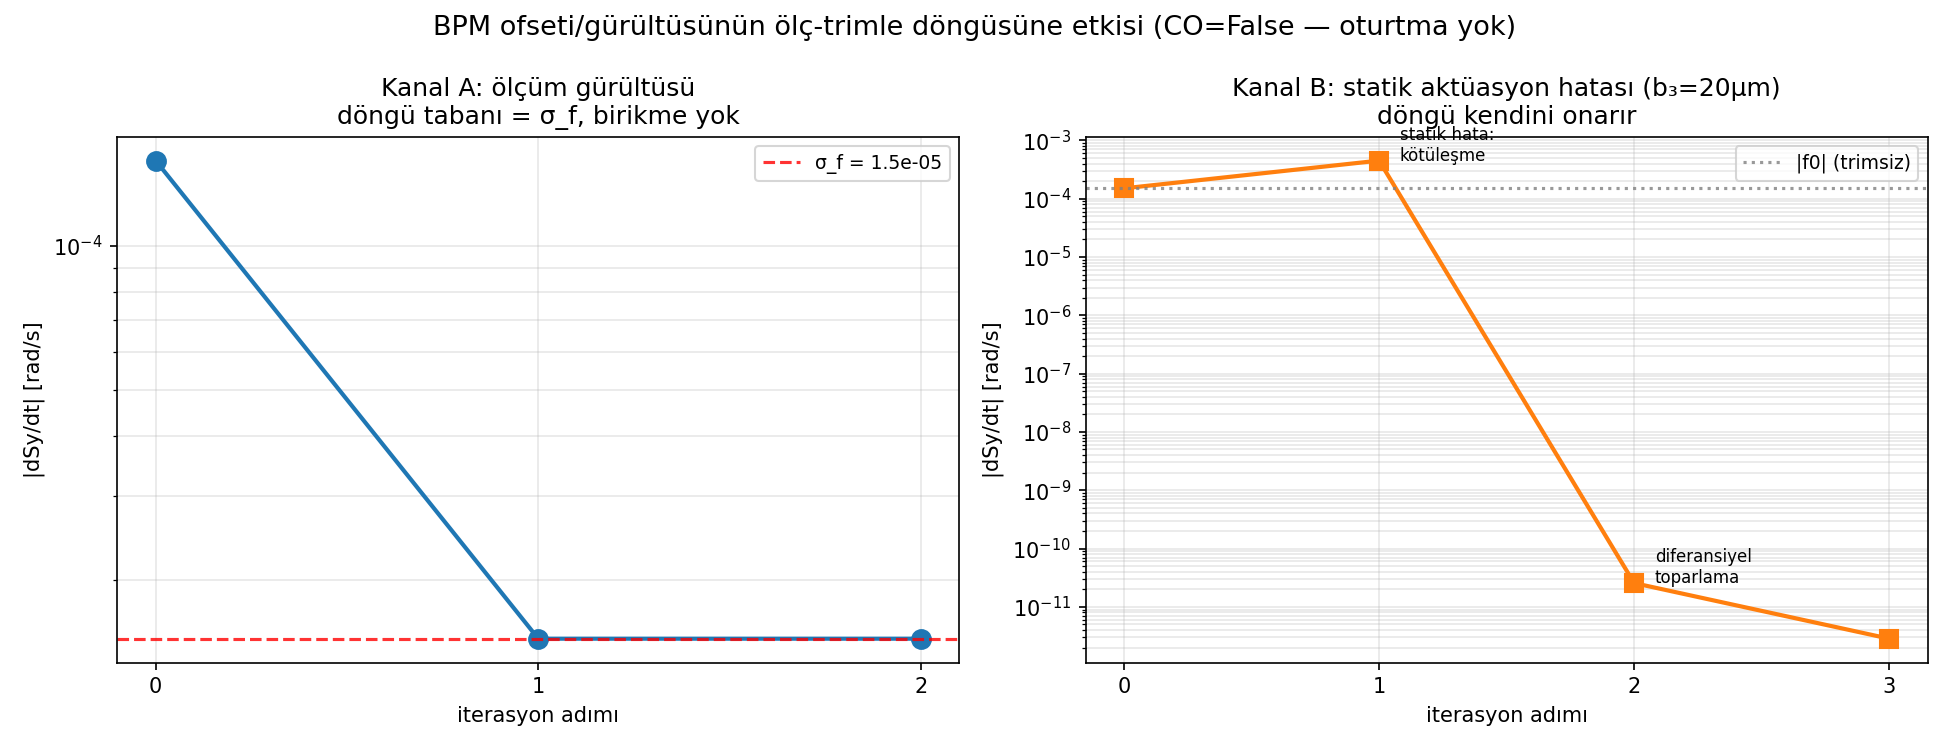

Recreate this plot in Python.
#!/usr/bin/env python3
"""test_b_trim_bpm.py — BPM ofseti/gürültüsünün trim döngüsüne etkisi (CO=False).

Önemli gözlem:
  Trim döngüsünün girdisi spin tabanlı dSy/dt ölçümü; BPM verisi döngüde
  DOĞRUDAN kullanılmaz. Üstelik gerçekçi koşulda (eksenden fırlatma, COD'ye
  oturtma YOK) yörünge düzeltmesi diye bir adım da yoktur → BPM'lerin
  "oturtma hatası" kanalı tanım gereği ortadan kalkar. Kalan iki dolaylı
  kanal:

  Kanal A — dSy/dt ölçüm gürültüsü (polarimetre istatistiği):
    f_ölçülen = f_gerçek + ε. Sistem tam lineer olduğundan (CO=False'ta
    f/A yayılımı %0) beklenti kesindir: adım n sonrası artık = −ε_{n-1},
    yani döngü tabanı = σ_ε. Gürültü birikmez; her adım son gerçekleşmeyi
    trimler.

  Kanal B — trim aktüasyon hatası:
    Trimler quad mover yerine BPM-referanslı yörünge tümseğiyle uygulanırsa
    statik BPM ofseti σ_b tümseğin k harmonik genliğine b_k ≈ σ_b/√24 hata
    ekler (σ_b=100μm → b_3 ≈ 20μm → ilk trim büyük hata alır). AMA ofset
    statik olduğundan ARTIMSAL aktüasyonda iptal olur → döngü hatayı ölçüp
    sonraki turda temizler. Test: 1. trime kasıtlı +20μm statik hata,
    sonraki turların diferansiyel toparlaması.

Yöntem (üniform 0.2 lattice, eksenden fırlatma, t2=1ms, taze desen seed=99):
  Batch 1: f0.
  Batch 2: A-adım1 (gürültülü trim, ε0=+0.1|f0|), B-adım1 (+20μm hata).
  Batch 3: A-adım2 (ε1=−0.1|f0|), B-adım2 (diferansiyel).
  Batch 4: B-adım3 (diferansiyel).

Çıktı:
  test_b_trim_bpm.png
  Terminal tablolar
"""

import json
import os
import sys
import time

import matplotlib
matplotlib.use("Agg")
import matplotlib.pyplot as plt
import multiprocessing as mp
import numpy as np

os.chdir(os.path.dirname(os.path.abspath(__file__)))
sys.path.insert(0, os.path.dirname(os.path.abspath(__file__)))

from fourier_reconstruct import fodo_basis

# ── Parametreler ─────────────────────────────────────────────────────────────
PATTERN_SEED = 99
BG_RMS       = 1e-5
T2           = 1e-3
RETURN_STEPS = 6000
CK_FILE      = "test_b_ck_cofalse.json"

SIGMA_F_FRAC = 0.10     # Kanal A: ölçüm gürültüsü, |f0| oranı
B3_ERR       = 20e-6    # Kanal B: statik aktüasyon hatası [m]
                        # (σ_b=100μm BPM ofsetinin k=3 bileşeni ≈ σ_b/√24)


def _suppress_stdout():
    fd = os.dup(1); null = os.open(os.devnull, os.O_WRONLY)
    os.dup2(null, 1); os.close(null); return fd


def _restore_stdout(fd):
    os.dup2(fd, 1); os.close(fd)


def _worker(task):
    """EKSENDEN fırlatma (CO aranmaz) → dSy/dt."""
    label, dy_list, t2, return_steps = task

    import os, sys, json, numpy as np
    os.chdir(os.path.dirname(os.path.abspath(__file__)))
    sys.path.insert(0, os.path.dirname(os.path.abspath(__file__)))
    from false_edm_mode_scan import setup_fields
    from integrator import integrate_particle

    with open("params.json") as fh:
        config = json.load(fh)
    fields, y0, beta0, R0, p_mag, direction = setup_fields(config)
    dt = float(config.get("dt", 1e-11))
    dy = np.asarray(dy_list, dtype=float)

    saved = _suppress_stdout()
    try:
        fields.poincare_quad_index = 0.0
        _, poin, poin_t = integrate_particle(
            y0, 0.0, t2, dt,
            fields=fields, return_steps=return_steps, quad_dy=dy)
    finally:
        _restore_stdout(saved)

    slope = float(np.polyfit(np.asarray(poin_t, float),
                             np.asarray(poin[:, 7], float), 1)[0])
    return label, slope


def mode_vec(n_q, k, amp, antisym):
    Fk, _ = fodo_basis(n_q, [k], antisym)
    return Fk[:, 0] * amp


def main():
    t0 = time.time()
    with open("params.json") as fh:
        config = json.load(fh)
    with open(CK_FILE) as fh:
        ck_data = json.load(fh)
    c = {int(k): float(v) for k, v in ck_data["c_k"].items()}
    c3 = c[3]

    from false_edm_mode_scan import setup_fields
    fields, *_ = setup_fields(config)
    n_q     = 2 * int(fields.nFODO)
    antisym = config.get("smooth_antisym_fodo", True)
    ctx     = mp.get_context("spawn")
    nw      = mp.cpu_count()

    rng = np.random.default_rng(PATTERN_SEED)
    P = rng.standard_normal(n_q) * BG_RMS

    def run(tasks):
        with ctx.Pool(processes=min(nw, len(tasks))) as pool:
            return dict(pool.map(_worker, tasks))

    print(f"Lattice üniform {fields.quadG1} T/m — EKSENDEN fırlatma "
          f"(oturtma yok), taze desen seed={PATTERN_SEED}")
    print(f"Trim modu k=3 (c_3={c3:.3e} rad/s/m, CO=False kalibrasyonu)")

    # ── Batch 1: taban ───────────────────────────────────────────────────
    print("\nBatch 1: f0 ölçülüyor...")
    r = run([("f0", P.tolist(), T2, RETURN_STEPS)])
    f0 = r["f0"]
    sigma_f = SIGMA_F_FRAC * abs(f0)
    print(f"  f0 = {f0:+.3e} rad/s;  Kanal A gürültüsü σ_f = {sigma_f:.1e} (%10)")

    # ── Batch 2: adım 1 ──────────────────────────────────────────────────
    epsA0 = +sigma_f
    trimA1 = -(f0 + epsA0) / c3
    dyA1 = P + mode_vec(n_q, 3, trimA1, antisym)
    trimB1_req  = -f0 / c3
    trimB1_real = trimB1_req + B3_ERR
    dyB1 = P + mode_vec(n_q, 3, trimB1_real, antisym)
    print(f"\nBatch 2: A1 (trim {trimA1*1e6:+.2f}μm, gürültülü ölçümden), "
          f"B1 (trim {trimB1_req*1e6:+.2f}μm istek + {B3_ERR*1e6:.0f}μm hata)...")
    r2 = run([("A1", dyA1.tolist(), T2, RETURN_STEPS),
              ("B1", dyB1.tolist(), T2, RETURN_STEPS)])
    fA1 = r2["A1"]; fB1 = r2["B1"]
    print(f"  A1 = {fA1:+.3e}  (beklenti −ε0 = {-epsA0:+.1e})")
    print(f"  B1 = {fB1:+.3e}  (beklenti c_3·b_3 = {c3*B3_ERR:+.1e})")

    # ── Batch 3: adım 2 ──────────────────────────────────────────────────
    epsA1 = -sigma_f
    trimA2 = -(fA1 + epsA1) / c3
    dyA2 = dyA1 + mode_vec(n_q, 3, trimA2, antisym)
    trimB2 = -fB1 / c3        # diferansiyel: statik ofset artımda iptal
    dyB2 = dyB1 + mode_vec(n_q, 3, trimB2, antisym)
    print(f"\nBatch 3: A2 (trim {trimA2*1e6:+.3f}μm), "
          f"B2 (diferansiyel {trimB2*1e6:+.2f}μm)...")
    r3 = run([("A2", dyA2.tolist(), T2, RETURN_STEPS),
              ("B2", dyB2.tolist(), T2, RETURN_STEPS)])
    fA2 = r3["A2"]; fB2 = r3["B2"]
    print(f"  A2 = {fA2:+.3e}  (beklenti −ε1 = {-epsA1:+.1e})")
    print(f"  B2 = {fB2:+.3e}")

    # ── Batch 4: B adım 3 ────────────────────────────────────────────────
    trimB3 = -fB2 / c3
    dyB3 = dyB2 + mode_vec(n_q, 3, trimB3, antisym)
    print(f"\nBatch 4: B3 (diferansiyel {trimB3*1e6:+.4f}μm)...")
    r4 = run([("B3", dyB3.tolist(), T2, RETURN_STEPS)])
    fB3 = r4["B3"]
    print(f"  B3 = {fB3:+.3e}")

    # ── Sonuçlar ─────────────────────────────────────────────────────────
    print(f"\n{'═'*72}")
    print(f"KANAL A: dSy/dt ölçüm gürültüsü (σ_f = %10·|f0| = {sigma_f:.1e})")
    print(f"{'═'*72}")
    print(f"  adım 0: {f0:+.3e}")
    print(f"  adım 1: {fA1:+.3e}  (ε0={epsA0:+.1e};  artık/σ_f = "
          f"{abs(fA1)/sigma_f:.3f})")
    print(f"  adım 2: {fA2:+.3e}  (ε1={epsA1:+.1e};  artık/σ_f = "
          f"{abs(fA2)/sigma_f:.3f})")
    print(f"  → döngü tabanı = σ_f: her adım SON gürültü gerçekleşmesini")
    print(f"    trimler, gürültü birikmez. Daha uzun/temiz spin ölçümü →")
    print(f"    taban doğrudan düşer.")

    print(f"\n{'═'*72}")
    print(f"KANAL B: statik aktüasyon hatası (b_3={B3_ERR*1e6:.0f}μm ≈ "
          f"σ_b=100μm'lik BPM ofsetinin k=3 bileşeni)")
    print(f"{'═'*72}")
    print(f"  adım 0: {f0:+.3e}   (trimsiz)")
    print(f"  adım 1: {fB1:+.3e}   ({abs(fB1/f0):.1f}× KÖTÜLEŞME)")
    print(f"  adım 2: {fB2:+.3e}   ({abs(f0/fB2):.0f}× bastırma)")
    print(f"  adım 3: {fB3:+.3e}   ({abs(f0/fB3):.0f}× bastırma)")
    print(f"  → statik ofset 1. trimi bozar ama döngü kendini onarır:")
    print(f"    artımsal aktüasyonda statik hata iptal olur. Maliyet: 1 ek tur.")

    elapsed = time.time() - t0
    print(f"\nToplam süre: {elapsed:.1f} s")
    print("\nÖZET:")
    print("  Gerçekçi koşulda (oturtma yok) BPM'lerin oturtma kanalı zaten yok.")
    print("  A) ölçüm gürültüsü → taban = σ_f (birikmez, uzun ölçümle düşer)")
    print("  B) statik aktüasyon hatası → diferansiyel döngü kendini onarır")
    print("  → BPM ofseti/gürültüsü trim yönteminin etkinliğini SINIRLAMAZ;")
    print("    nihai taban polarimetre (spin ölçümü) istatistiğidir.")

    # ── Figür ─────────────────────────────────────────────────────────────
    fig, axes = plt.subplots(1, 2, figsize=(13, 5))
    fig.suptitle("BPM ofseti/gürültüsünün ölç-trimle döngüsüne etkisi "
                 "(CO=False — oturtma yok)", fontsize=13)

    ax = axes[0]
    ax.semilogy([0, 1, 2], [abs(f0), abs(fA1), abs(fA2)], 'o-',
                color='tab:blue', ms=9, lw=2)
    ax.axhline(sigma_f, color='red', ls='--', alpha=0.8,
               label=f'σ_f = {sigma_f:.1e}')
    ax.set_xticks([0, 1, 2])
    ax.set_xlabel("iterasyon adımı")
    ax.set_ylabel("|dSy/dt| [rad/s]")
    ax.set_title("Kanal A: ölçüm gürültüsü\ndöngü tabanı = σ_f, birikme yok")
    ax.legend(fontsize=9); ax.grid(True, which='both', alpha=0.3)

    ax = axes[1]
    ax.semilogy([0, 1, 2, 3], [abs(f0), abs(fB1), abs(fB2), abs(fB3)], 's-',
                color='tab:orange', ms=9, lw=2)
    ax.axhline(abs(f0), color='gray', ls=':', alpha=0.8, label='|f0| (trimsiz)')
    ax.annotate("statik hata:\nkötüleşme", (1, abs(fB1)), fontsize=8,
                textcoords="offset points", xytext=(10, 0))
    ax.annotate("diferansiyel\ntoparlama", (2, abs(fB2)), fontsize=8,
                textcoords="offset points", xytext=(10, 0))
    ax.set_xticks([0, 1, 2, 3])
    ax.set_xlabel("iterasyon adımı")
    ax.set_ylabel("|dSy/dt| [rad/s]")
    ax.set_title(f"Kanal B: statik aktüasyon hatası (b₃={B3_ERR*1e6:.0f}μm)\n"
                 "döngü kendini onarır")
    ax.legend(fontsize=9); ax.grid(True, which='both', alpha=0.3)

    plt.tight_layout()
    out = "test_b_trim_bpm.png"
    plt.savefig(out, dpi=150)
    print(f"Figür kaydedildi: {out}")


if __name__ == "__main__":
    main()
